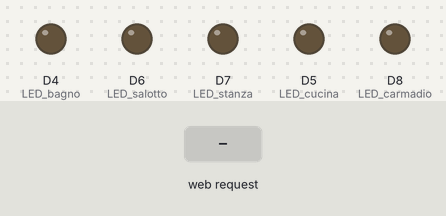
Bench run of a sketch on a simulated ESP8266 (NodeMCU). Shown: output pins drawn as LEDs (lit = HIGH). Inputs (shaded band) come from the test bench. What the sketch prints to the serial monitor is not drawn.

Above: at 1.4 s.
1.5 s: HTTP request GET /led1on received
At 1.9 s:
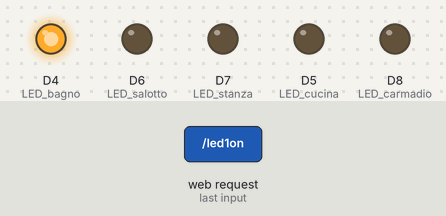
3.0 s: HTTP request GET /led2on received
At 4.2 s:
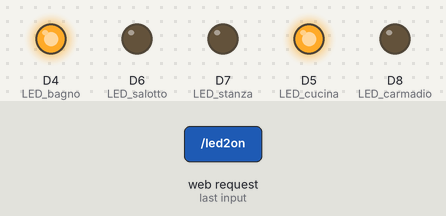
4.5 s: HTTP request GET /led1off received
At 5.4 s:
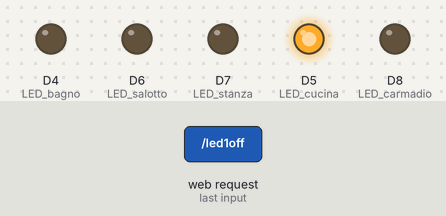
6.0 s: HTTP request GET /led3on received
At 6.6 s:
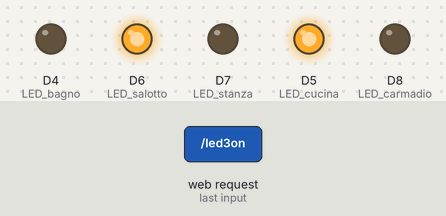
7.5 s: HTTP request GET /led2off received
At 8.7 s:
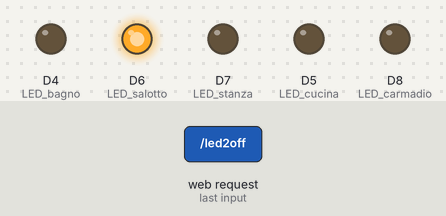
9.0 s: HTTP request GET /led4on received
At 10.0 s:
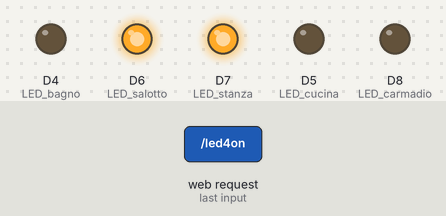
Timing chart, 0 to 11.5 s (numbered marks = the images above; inputs shaded):
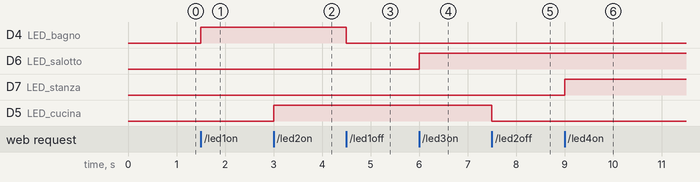

The sketch:

ESP8266.ino
```cpp
#include <ESP8266WiFi.h>
#include <ESP8266WebServer.h>

// This example was tested on ESP8266
// To be specific: NodeMCU 1.0 (ESP-12E Module)

const char* ssid     = " ";  // declare here your network's name
const char* password = " ";  // declare here your network's password

// This is only an example but feel free to use this configuration
IPAddress local_ip(192, 168, 4, 1);
IPAddress gateway(192, 168, 4, 1);
IPAddress subnet(255, 255, 255, 0);
ESP8266WebServer server(80);

// VARIABLES (DIGITAL PINS FOR CONNECTION)
uint8_t LED_bagno    = D4;    // bathroom
uint8_t LED_cucina   = D5;    // kitchen
uint8_t LED_salotto  = D6;    // living room
uint8_t LED_stanza   = D7;    // bedroom
uint8_t LED_carmadio = D8;    // walk-in closet

// FLAGS FOR THE VARIABLES
bool LED_cucina_status   = LOW;
bool LED_bagno_status    = LOW;
bool LED_salotto_status  = LOW;
bool LED_stanza_status   = LOW;
bool LED_carmadio_status = LOW;

void setup() {
  Serial.begin(115200);

  pinMode(LED_bagno,    OUTPUT);
  pinMode(LED_cucina,   OUTPUT);
  pinMode(LED_salotto,  OUTPUT);
  pinMode(LED_stanza,   OUTPUT);
  pinMode(LED_carmadio, OUTPUT);

  WiFi.softAP(ssid, password);
  WiFi.softAPConfig(local_ip, gateway, subnet);
  delay(200);

  server.on("/", handle_OnConnect);
  server.on("/led1on",  handle_led1on);  // bathroom
  server.on("/led1off", handle_led1off);
  server.on("/led2on",  handle_led2on);  // kitchen
  server.on("/led2off", handle_led2off);
  server.on("/led3on",  handle_led3on);  // living room
  server.on("/led3off", handle_led3off);
  server.on("/led4on",  handle_led4on);  // bedroom
  server.on("/led4off", handle_led4off);
  server.on("/led5on",  handle_led5on);  // walk-in closet
  server.on("/led5off", handle_led5off);

  server.onNotFound(handle_NotFound);

  server.begin();
  Serial.println("The HTTP server has started!");
}

void loop() {
  server.handleClient();

  if(LED_bagno_status) {
    digitalWrite(LED_bagno, HIGH);
  } else {
    digitalWrite(LED_bagno, LOW);
  }

  if(LED_cucina_status) {
    digitalWrite(LED_cucina, HIGH);
  } else {
    digitalWrite(LED_cucina, LOW);
  }

  if(LED_salotto_status) {
    digitalWrite(LED_salotto, HIGH);
  } else {
    digitalWrite(LED_salotto, LOW);
  }

  if(LED_stanza_status) {
    digitalWrite(LED_stanza, HIGH);
  } else {
    digitalWrite(LED_stanza, LOW);
  }

  if(LED_carmadio_status) {
    digitalWrite(LED_carmadio, HIGH);
  } else {
    digitalWrite(LED_carmadio, LOW);
  }
}

void handle_OnConnect() {
  LED_bagno_status    = LOW;
  LED_cucina_status   = LOW;
  LED_salotto_status  = LOW;
  LED_stanza_status   = LOW;
  LED_carmadio_status = LOW;
  server.send(200, "text/html", SendHTML(LED_bagno_status, LED_cucina_status, LED_salotto_status, LED_stanza_status, LED_carmadio_status));
}

void handle_led1on() {
  LED_bagno_status = HIGH;
  server.send(200, "text/html", SendHTML(true, LED_cucina_status, LED_salotto_status, LED_stanza_status, LED_carmadio_status));
}

void handle_led1off() {
  LED_bagno_status = LOW;
  server.send(200, "text/html", SendHTML(false, LED_cucina_status, LED_salotto_status, LED_stanza_status, LED_carmadio_status));
}

void handle_led2on() {
  LED_cucina_status = HIGH;
  server.send(200, "text/html", SendHTML(LED_bagno_status, true, LED_salotto_status, LED_stanza_status, LED_carmadio_status));
}

void handle_led2off() {
  LED_cucina_status = LOW;
  server.send(200, "text/html", SendHTML(LED_bagno_status, false, LED_salotto_status, LED_stanza_status, LED_carmadio_status));
}

void handle_led3on() {
  LED_salotto_status = HIGH;
  server.send(200, "text/html", SendHTML(LED_bagno_status, LED_cucina_status, true, LED_stanza_status, LED_carmadio_status));
}

void handle_led3off() {
  LED_salotto_status = LOW;
  server.send(200, "text/html", SendHTML(LED_bagno_status, LED_cucina_status, false, LED_stanza_status, LED_carmadio_status));
}

void handle_led4on() {
  LED_stanza_status = HIGH;
  server.send(200, "text/html", SendHTML(LED_bagno_status, LED_cucina_status, LED_salotto_status, true, LED_carmadio_status));
}

void handle_led4off() {
  LED_stanza_status = LOW;
  server.send(200, "text/html", SendHTML(LED_bagno_status, LED_cucina_status, LED_salotto_status, false, LED_carmadio_status));
}

void handle_led5on() {
  LED_carmadio_status = HIGH;
  server.send(200, "text/html", SendHTML(LED_bagno_status, LED_cucina_status, LED_salotto_status, LED_stanza_status, true));
}

void handle_led5off() {
  LED_carmadio_status = LOW;
  server.send(200, "text/html", SendHTML(LED_bagno_status, LED_cucina_status, LED_salotto_status, LED_stanza_status, false));
}

void handle_NotFound() {
  server.send(404, "text/plain", "!! Page Not found !!");
}

/** PARAMETERS ORDER
  1. Status flag for the bathroom's light
  2. Status flag for the kitchen's light
  3. Status flag for the living room's light
  4. Status flag for the bedroom's light
  5. Status flag for the walk-in closet's light
*/
String SendHTML(uint8_t led1stat, uint8_t led2stat, uint8_t led3stat, uint8_t led4stat, uint8_t led5stat) {
  String ptr = "<!DOCTYPE html> <html>\n";
  ptr += "<head> <meta name=\"viewport\" content=\"width=device-width, initial-scale=1.0, user-scalable=no\">\n";
  ptr += "<title> Control Panel </title>\n";
  ptr += "<style>html {font-family: Helvetica; display: inline-block; margin: 0px auto; text-align: center;}\n";
  ptr += "body{margin-top: 50px; background-color: #dce3ca;} h1{color: #444444;margin: 50px auto 30px;} h3{color: #444444;margin-bottom: 50px;}\n";
  ptr += ".button {display: block; width: 80px; background-color: #1abc9c; border: none; color: white; padding: 13px 30px; text-decoration: none; font-size: 25px; margin: 0px auto 35px; cursor: pointer; border-radius: 4px;}\n";
  ptr += ".button-on {background-color: #1abc9c;}\n";
  ptr += ".button-on:active {background-color: #16a085;}\n";
  ptr += ".button-off {background-color: #34495e;}\n";
  ptr += ".button-off:active {background-color: #2c3e50;}\n";
  ptr += "p {font-size: 14px; color: #888; margin-bottom: 10px;}\n";
  ptr += "</style>\n";
  ptr += "</head>\n";
  ptr += "<body>\n";
  // ptr +="<h1> DOMOTIC HOUSE HOME PAGE </h1>\n";
  ptr += "<h1> ESP8266 LIGHT CONTROL PANEL </h1>\n";

  // Bathroom
  if (led1stat) {
    ptr += "<p> Bathroom status: ON </p> <a class=\"button button-off\" href=\"/led1off\"> OFF </a>\n";
  } else {
    ptr += "<p> Bathroom status: OFF </p> <a class=\"button button-on\" href=\"/led1on\"> ON </a>\n";
  }

  // kitchen
  if (led2stat) {
    ptr += "<p> Kitchen status: ON </p> <a class=\"button button-off\" href=\"/led2off\"> OFF </a>\n";
  } else {
    ptr += "<p> Kitchen status: OFF </p> <a class=\"button button-on\" href=\"/led2on\"> ON </a>\n";
  }

  // Living room
  if (led3stat) {
    ptr += "<p> Living room status: ON </p> <a class=\"button button-off\" href=\"/led3off\"> OFF </a>\n";
  } else {
    ptr += "<p> Living room status: OFF </p> <a class=\"button button-on\" href=\"/led3on\"> ON </a>\n";
  }

  // Bedroom
  if (led4stat) {
    ptr += "<p> Bedroom status: ON </p> <a class=\"button button-off\" href=\"/led4off\"> OFF </a>\n";
  } else {
    ptr += "<p> Bedroom status: OFF </p> <a class=\"button button-on\" href=\"/led4on\"> ON </a>\n";
  }

  // Walk-in closet
  if (led5stat) {
    ptr += "<p> Walk-in closet status: ON </p> <a class=\"button button-off\" href=\"/led5off\"> OFF </a>\n";
  } else {
    ptr += "<p> Walk-in closet status: OFF </p> <a class=\"button button-on\" href=\"/led5on\"> ON </a>\n";
  }

  ptr += "</body>\n";
  ptr += "</html>\n";
  return ptr;
}
```

Measured:
- after the input at 1.5 s, D4 (LED_bagno): LOW → HIGH at once
- after the input at 3.0 s, D5 (LED_cucina): LOW → HIGH at once
- after the input at 4.5 s, D4 (LED_bagno): HIGH → LOW at once
- after the input at 6.0 s, D6 (LED_salotto): LOW → HIGH at once
- after the input at 7.5 s, D5 (LED_cucina): HIGH → LOW at once
- after the input at 9.0 s, D7 (LED_stanza): LOW → HIGH at once
